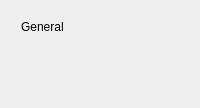
                     <widget class="QWidget" name="page_settings_stacked_widget_page_general">
                      <layout class="QVBoxLayout" name="verticalLayout_9">
                       <item>
                        <widget class="QFrame" name="page_general_header">
                         <property name="minimumSize">
                          <size>
                           <width>0</width>
                           <height>80</height>
                          </size>
                         </property>
                         <property name="maximumSize">
                          <size>
                           <width>16777215</width>
                           <height>80</height>
                          </size>
                         </property>
                         <property name="frameShape">
                          <enum>QFrame::NoFrame</enum>
                         </property>
                         <property name="frameShadow">
                          <enum>QFrame::Raised</enum>
                         </property>
                         <widget class="QLabel" name="label_2">
                          <property name="geometry">
                           <rect>
                            <x>10</x>
                            <y>-10</y>
                            <width>221</width>
                            <height>51</height>
                           </rect>
                          </property>
                          <property name="styleSheet">
                           <string notr="true">font: 22pt &quot;MS Sans Serif&quot;;</string>
                          </property>
                          <property name="text">
                           <string>General</string>
                          </property>
                         </widget>
                        </widget>
                       </item>
                       <item>
                        <widget class="QFrame" name="page_general_footer">
                         <property name="frameShape">
                          <enum>QFrame::NoFrame</enum>
                         </property>
                         <property name="frameShadow">
                          <enum>QFrame::Raised</enum>
                         </property>
                         <widget class="QFrame" name="frame_9">
                          <property name="geometry">
                           <rect>
                            <x>50</x>
                            <y>10</y>
                            <width>403</width>
                            <height>146</height>
                           </rect>
                          </property>
                          <property name="frameShape">
                           <enum>QFrame::NoFrame</enum>
                          </property>
                          <property name="frameShadow">
                           <enum>QFrame::Raised</enum>
                          </property>
                          <layout class="QVBoxLayout" name="verticalLayout_12">
                           <item>
                            <widget class="QLabel" name="label_8">
                             <property name="font">
                              <font>
                               <pointsize>10</pointsize>
                               <weight>75</weight>
                               <bold>true</bold>
                              </font>
                             </property>
                             <property name="text">
                              <string>App</string>
                             </property>
                            </widget>
                           </item>
                           <item>
                            <widget class="QFrame" name="frame_11">
                             <property name="sizePolicy">
                              <sizepolicy hsizetype="Fixed" vsizetype="Fixed">
                               <horstretch>0</horstretch>
                               <verstretch>0</verstretch>
                              </sizepolicy>
                             </property>
                             <property name="frameShape">
                              <enum>QFrame::NoFrame</enum>
                             </property>
                             <property name="frameShadow">
                              <enum>QFrame::Raised</enum>
                             </property>
                             <layout class="QHBoxLayout" name="horizontalLayout_16">
                              <item>
                               <widget class="QLabel" name="label_9">
                                <property name="text">
                                 <string>Point Treshold(Break)</string>
                                </property>
                               </widget>
                              </item>
                              <item>
                               <widget class="QLineEdit" name="line_edit_point_threshold_break">
                                <property name="inputMethodHints">
                                 <set>Qt::ImhDigitsOnly|Qt::ImhPreferNumbers</set>
                                </property>
                               </widget>
                              </item>
                             </layout>
                            </widget>
                           </item>
                           <item>
                            <widget class="QFrame" name="frame_12">
                             <property name="sizePolicy">
                              <sizepolicy hsizetype="Fixed" vsizetype="Fixed">
                               <horstretch>0</horstretch>
                               <verstretch>0</verstretch>
                              </sizepolicy>
                             </property>
                             <property name="frameShape">
                              <enum>QFrame::NoFrame</enum>
                             </property>
                             <property name="frameShadow">
                              <enum>QFrame::Raised</enum>
                             </property>
                             <layout class="QHBoxLayout" name="horizontalLayout_17">
                              <item>
                               <widget class="QLabel" name="label_10">
                                <property name="text">
                                 <string>Point Treshold(warning)</string>
                                </property>
                               </widget>
                              </item>
                              <item>
                               <widget class="QLineEdit" name="line_edit_point_threshold_warning"/>
                              </item>
                             </layout>
                            </widget>
                           </item>
                          </layout>
                         </widget>
                        </widget>
                       </item>
                      </layout>
                     </widget>
